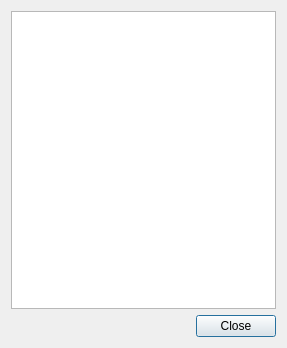
<?xml version="1.0" encoding="UTF-8"?>
<ui version="4.0">
 <class>SymbolsV2GroupSelectionDialogBase</class>
 <widget class="QDialog" name="SymbolsV2GroupSelectionDialogBase">
  <property name="geometry">
   <rect>
    <x>0</x>
    <y>0</y>
    <width>287</width>
    <height>348</height>
   </rect>
  </property>
  <property name="windowTitle">
   <string>Group Selection Dialog</string>
  </property>
  <layout class="QVBoxLayout" name="verticalLayout">
   <item>
    <widget class="QTreeView" name="groupTree">
     <property name="selectionMode">
      <enum>QAbstractItemView::ExtendedSelection</enum>
     </property>
     <property name="headerHidden">
      <bool>true</bool>
     </property>
    </widget>
   </item>
   <item>
    <layout class="QHBoxLayout" name="horizontalLayout">
     <item>
      <spacer name="horizontalSpacer">
       <property name="orientation">
        <enum>Qt::Horizontal</enum>
       </property>
       <property name="sizeHint" stdset="0">
        <size>
         <width>40</width>
         <height>20</height>
        </size>
       </property>
      </spacer>
     </item>
     <item>
      <widget class="QPushButton" name="okButton">
       <property name="text">
        <string>Close</string>
       </property>
      </widget>
     </item>
    </layout>
   </item>
  </layout>
 </widget>
 <resources/>
 <connections>
  <connection>
   <sender>okButton</sender>
   <signal>clicked()</signal>
   <receiver>SymbolsV2GroupSelectionDialogBase</receiver>
   <slot>accept()</slot>
   <hints>
    <hint type="sourcelabel">
     <x>391</x>
     <y>322</y>
    </hint>
    <hint type="destinationlabel">
     <x>226</x>
     <y>173</y>
    </hint>
   </hints>
  </connection>
  <connection>
   <sender>SymbolsV2GroupSelectionDialogBase</sender>
   <signal>destroyed()</signal>
   <receiver>SymbolsV2GroupSelectionDialogBase</receiver>
   <slot>accept()</slot>
   <hints>
    <hint type="sourcelabel">
     <x>226</x>
     <y>173</y>
    </hint>
    <hint type="destinationlabel">
     <x>226</x>
     <y>173</y>
    </hint>
   </hints>
  </connection>
 </connections>
</ui>
